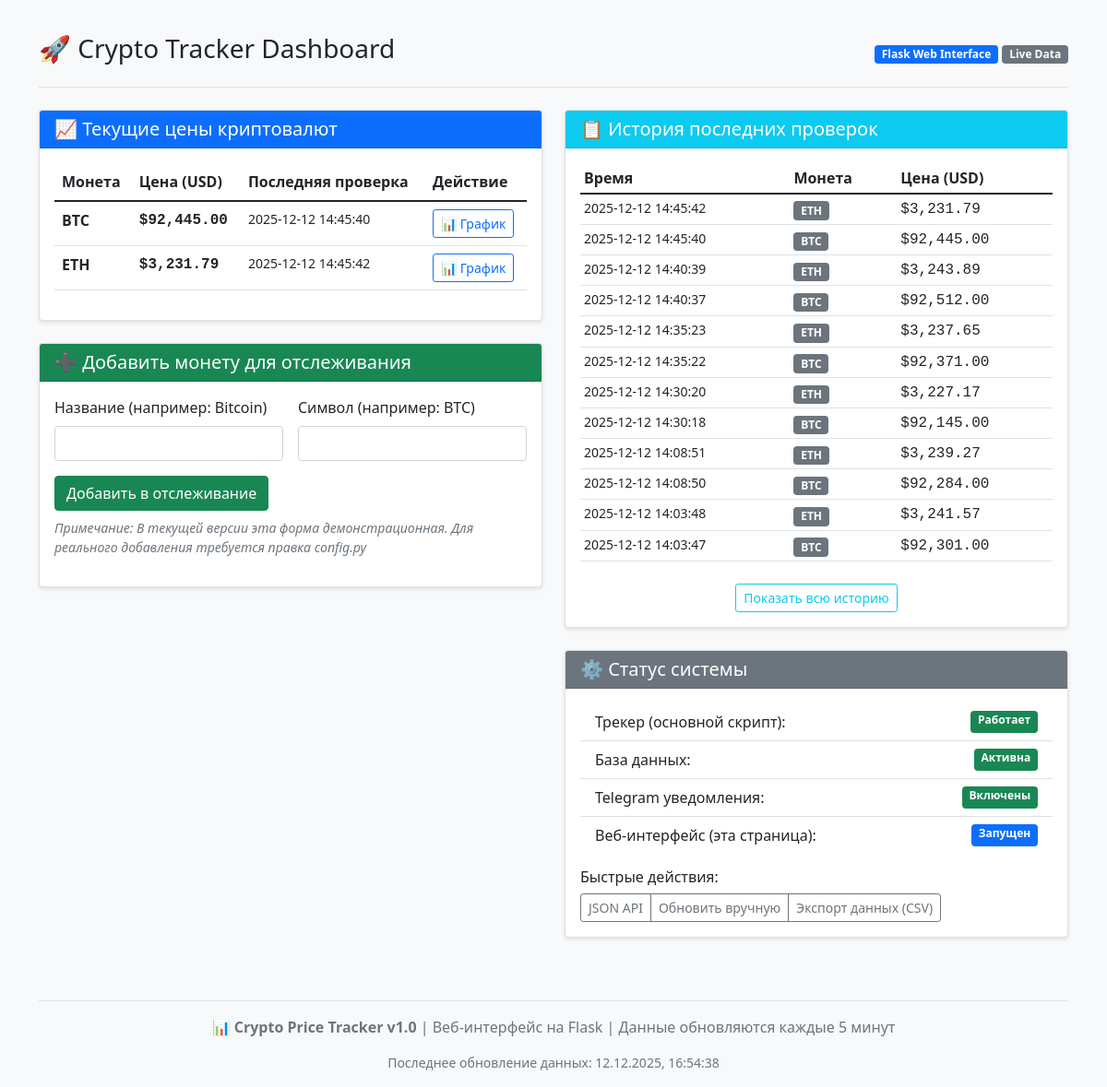
The app's page /, older data.
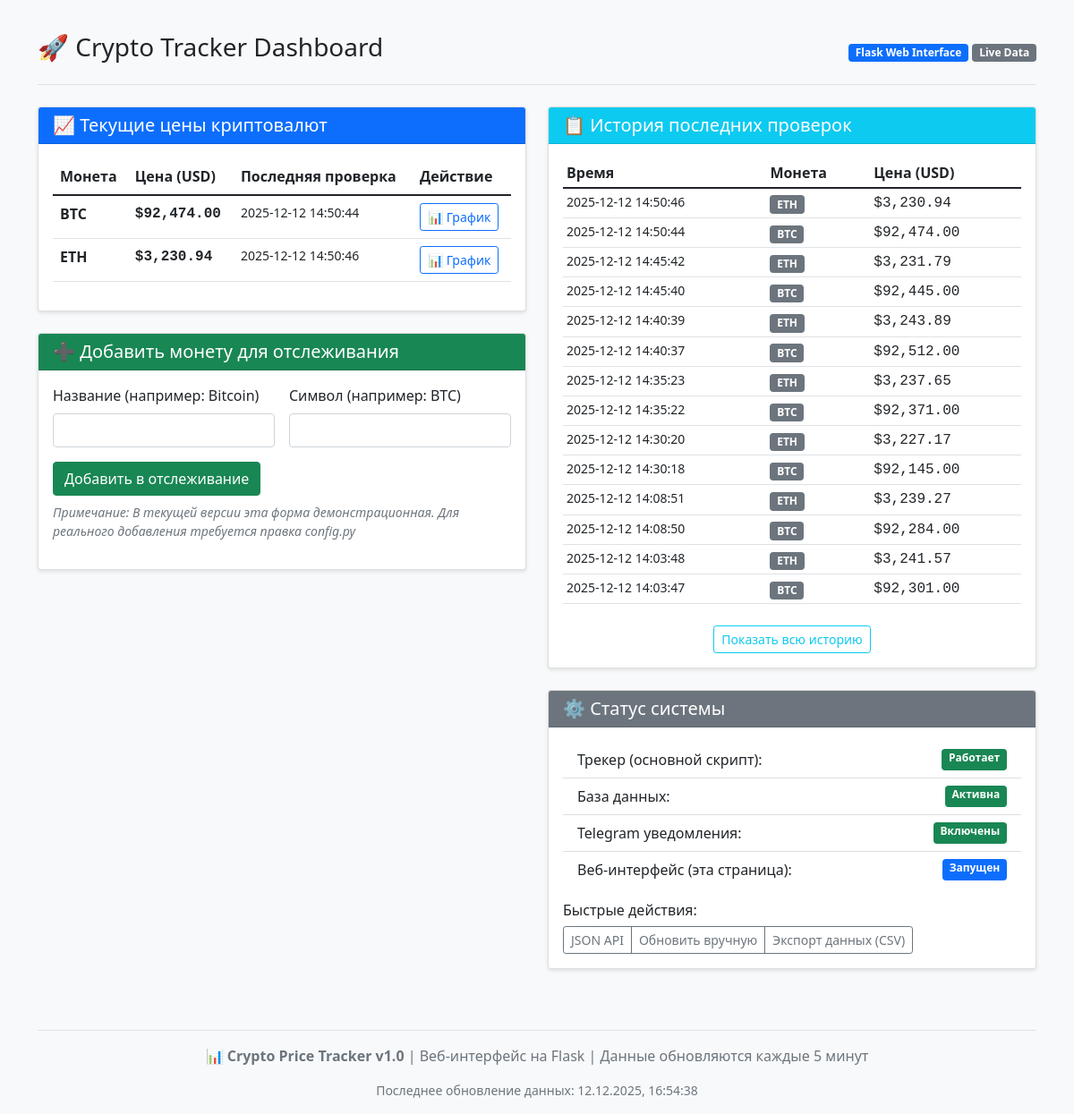
The same page, newer data.
### tables this page shows
CREATE TABLE price_history (
            id INTEGER PRIMARY KEY AUTOINCREMENT,
            coin_symbol TEXT NOT NULL,
            price_usd REAL NOT NULL,
            timestamp DATETIME DEFAULT CURRENT_TIMESTAMP
        );

### app.py (the view)
@app.route('/')
def index():
    conn = get_db_connection()
    cursor = conn.cursor()
    cursor.execute('''
        SELECT coin_symbol, price_usd, timestamp
        FROM price_history
        WHERE id IN (
            SELECT MAX(id)
            FROM price_history
            GROUP BY coin_symbol
        )
        ORDER BY coin_symbol
    ''')
    latest_prices = cursor.fetchall()
    cursor.execute('''
        SELECT coin_symbol, price_usd, timestamp
        FROM price_history
        ORDER BY timestamp DESC
        LIMIT 20
    ''')
    history = cursor.fetchall()
    conn.close()
    return render_template('index.html',
                          latest_prices=latest_prices,
                          history=history)

### app.py (called while the page is built)
def get_db_connection():
    conn = sqlite3.connect(DB_PATH)
    conn.row_factory = sqlite3.Row  # Для доступа к колонкам по имени
    return conn

### templates/index.html (shortened to what the changed rows need)
{% extends "base.html" %}
{% block content %}
<div class="row">
    <div class="col-md-6">
        <div class="card">
            <div class="card-body">
                {% if latest_prices %}
                <div class="table-responsive">
                    <table class="table table-hover">
                        <thead>
                            <tr>
                                <th>Монета</th>
                                <th>Цена (USD)</th>
                                <th>Последняя проверка</th>
                                <th>Действие</th>
                            </tr>
                        </thead>
                        <tbody>
                            {% for row in latest_prices %}
                            <tr>
                                <td><strong>{{ row['coin_symbol'] }}</strong></td>
                                <td class="monospace"><strong>${{ "{:,.2f}".format(row['price_usd']) }}</strong></td>
                                <td class="small">{{ row['timestamp'] }}</td>
                                <td>
                                    <a href="/chart/{{ row['coin_symbol'] }}"
                                       class="btn btn-sm btn-outline-primary"
                                       target="_blank">
                                        📊 График
                                    </a>
                                </td>
                            </tr>
                            {% endfor %}
                        </tbody>
                    </table>
                </div>
                {% else %}
                <div class="alert alert-warning">
                    В базе данных ещё нет записей. Запустите трекер для сбора данных.
                </div>
                {% endif %}
            </div>
        </div>
    </div>
    <div class="col-md-6">
        <div class="card">
            <div class="card-body">
                {% if history %}
                <div class="table-responsive">
                    <table class="table table-sm">
                        <thead>
                            <tr>
                                <th>Время</th>
                                <th>Монета</th>
                                <th>Цена (USD)</th>
                            </tr>
                        </thead>
                        <tbody>
                            {% for row in history %}
                            <tr>
                                <td class="small">{{ row['timestamp'] }}</td>
                                <td><span class="badge bg-secondary">{{ row['coin_symbol'] }}</span></td>
                                <td class="monospace">${{ "{:,.2f}".format(row['price_usd']) }}</td>
                            </tr>
                            {% endfor %}
                        </tbody>
                    </table>
                </div>
                {% else %}
                <div class="alert alert-warning">
                    История проверок пуста.
                </div>
                {% endif %}
            </div>
        </div>
    </div>
</div>
{% endblock %}

Row changes from the older to the newer data that the page shows:
no longer on one of the page's lists (row unchanged): price_history: coin_symbol "ETH", price_usd "3,231.79", timestamp "2025-12-12 14:45:42"
no longer on one of the page's lists (row unchanged): price_history: coin_symbol "BTC", price_usd "92,445.00", timestamp "2025-12-12 14:45:40"
added price_history: coin_symbol "BTC", price_usd "92,474.00", timestamp "2025-12-12 14:50:44"
added price_history: coin_symbol "ETH", price_usd "3,230.94", timestamp "2025-12-12 14:50:46"
